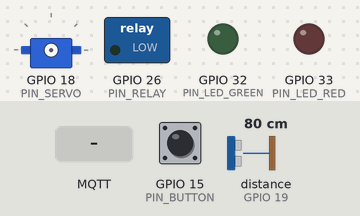
Recording of a sketch running on a simulated ESP32. Shown: servo, switched loads named in the sketch (green lamp = pin HIGH), output pins drawn as LEDs (lit = HIGH). The test bench sets the inputs (shaded band); at power-on: GPIO 15 (PIN_BUTTON) HIGH, distance to the obstacle (sensor on GPIO 19) 80 cm. The echo pulse lasts 58.3 µs per cm; WiFi joins after 1.5 s; servers stay silent unless stated; no MQTT or app messages arrive unless stated; pins used as bus, display or sensor lines are not drawn; what the sketch prints to the serial monitor is not drawn.

Above: at 0.0 s.
At 3.2 s:
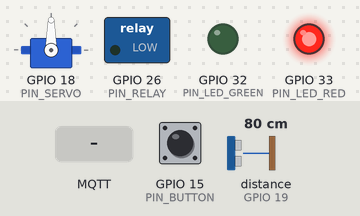
3.3 s: GPIO 15 (PIN_BUTTON) pulled LOW for 0.15 s
At 4.4 s:
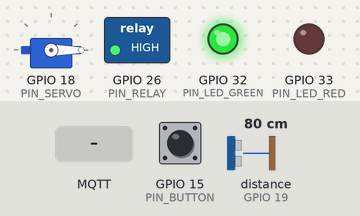
4.9 s: MQTT message "OPEN" arrives on the first subscribed topic
6.4 s: MQTT message "CLOSE" arrives on the first subscribed topic
7.9 s: MQTT message "-" arrives on the first subscribed topic
Timing chart, 0 to 34.8 s (numbered marks = the images above; inputs shaded):
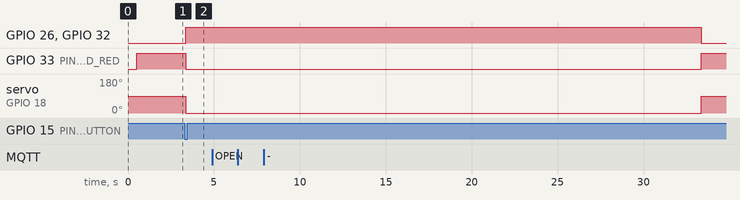

Measured:
- after the input at 3.3 s, GPIO 26 (PIN_RELAY), GPIO 32 (PIN_LED_GREEN): LOW → HIGH after 0.05 s; GPIO 33 (PIN_LED_RED): HIGH → LOW after 0.05 s; servo on GPIO 18 (PIN_SERVO): 90° → 0° after 0.05 s
- after the input at 4.9 s, every drawn part: stays the same
- after the input at 6.4 s, every drawn part: stays the same

The sketch:

smart_gate_esp32_wifi.ino
```cpp
/*
  ============================================================================
  SMART GATE ESP32 FIRMWARE (OnePass WiFi + MQTT Controller)
  ระบบควบคุมประตูไม้กั้นอัจฉริยะ OnePass IoT - รุ่นเชื่อมต่อไร้สาย
  บอร์ด: ESP32 Dev Module

  ใช้รุ่นนี้เมื่อ:
    - บอร์ด ESP32 ติดตั้งอยู่ที่ประตูจริงในโรงเรียน
    - เซิร์ฟเวอร์ (server.js) รันอยู่บน Plesk ของ hostatom (onepass.ongkharak.ac.th)
      ซึ่งอยู่คนละที่กับบอร์ด ต้องคุยกันผ่านอินเทอร์เน็ต (WiFi + MQTT)
    - ถ้าต้องการต่อ USB กับคอมโดยตรง ให้ใช้ smart_gate_esp32.ino (รุ่น Serial) แทน

  ไลบรารีที่ต้องติดตั้งก่อน (Arduino IDE > Tools > Manage Libraries):
    1. "ESP32Servo"   by Kevin Harrington
    2. "PubSubClient" by Nick O'Leary
    (WiFi.h และ WiFiClientSecure.h มีมาพร้อม ESP32 board package อยู่แล้ว)

  ก่อนอัปโหลด:
    1. คัดลอกไฟล์ secrets.example.h เป็น secrets.h (ไฟล์เดียวกัน โฟลเดอร์เดียวกัน)
    2. แก้ไขค่า WIFI_SSID / WIFI_PASSWORD / MQTT_BROKER / MQTT_USER / MQTT_PASSWORD
       ให้เป็นค่าจริงจาก HiveMQ Cloud ของโรงเรียน
    3. ตั้งค่าเซิร์ฟเวอร์ (.env บน Plesk) ให้มีตัวแปร MQTT_BROKER, MQTT_PORT,
       MQTT_USER, MQTT_PASSWORD, MQTT_TOPIC_COMMAND, MQTT_TOPIC_STATUS
       ตรงกับค่าเดียวกันที่ใส่ใน secrets.h ของบอร์ด

  การเชื่อมต่อขาพิน (เหมือนรุ่น Serial ทุกประการ):
    - Servo SG90 ไม้กั้น     : GPIO 18 (สายสัญญาณสีส้ม/เหลือง)
    - LED สีเขียว (อนุญาตผ่าน) : GPIO 32
    - LED สีแดง (รอสแกน/ปิด)  : GPIO 33
    - Relay กลอน/ไม้กั้น (ถ้ามี): GPIO 26
    - ปุ่มกดฉุกเฉิน (ถ้ามี)     : GPIO 15 (Active LOW)
    - Ultrasonic Trig (ถ้ามี) : GPIO 5
    - Ultrasonic Echo (ถ้ามี) : GPIO 19
  ============================================================================
*/

#include <WiFi.h>
#include <WiFiClientSecure.h>
#include <PubSubClient.h>
#include <ESP32Servo.h>
#include "secrets.h"

// ====================== กำหนดขาพิน ======================
#define PIN_SERVO        18
#define PIN_LED_GREEN    32
#define PIN_LED_RED      33
#define PIN_RELAY        26
#define PIN_BUTTON       15

// กำหนดองศา Servo ไม้กั้น (ปรับทิศทางตามการติดตั้งจริง: 0° = ยกขึ้นเปิดทาง, 90° = ยกลงปิดทาง)
#define SERVO_ANGLE_OPEN    0     // ยกไม้กั้นขึ้น (เปิดทาง)
#define SERVO_ANGLE_CLOSE   90    // ลดไม้กั้นลง (ปิดกั้นทาง)

#define PIN_TRIG         5
#define PIN_ECHO         19

Servo gateServo;
WiFiClientSecure secureClient;
WiFiClient plainClient;
PubSubClient mqttClient(MQTT_PORT == 8883 ? (Client&)secureClient : (Client&)plainClient);

// ตัวแปรสถานะ
bool isGateOpen = false;
unsigned long gateOpenTime = 0;
unsigned long gateHoldDuration = 30000;
String currentRequestId = "";

bool objectPassed = false;
unsigned long objectDetectTime = 0;

unsigned long lastReconnectAttempt = 0;
unsigned long lastHeartbeat = 0;

// ====================== ฟังก์ชันช่วยอ่านค่าจาก JSON แบบง่าย ======================
// (ไม่ใช้ไลบรารี ArduinoJson เพื่อลดภาระการติดตั้ง รองรับ JSON แบบ flat ตามที่เซิร์ฟเวอร์ส่งมา)
String extractJsonString(const String& json, const String& key) {
  String pattern = "\"" + key + "\"";
  int keyIdx = json.indexOf(pattern);
  if (keyIdx < 0) return "";
  int colonIdx = json.indexOf(':', keyIdx + pattern.length());
  if (colonIdx < 0) return "";
  int firstQuote = json.indexOf('"', colonIdx + 1);
  if (firstQuote < 0) return "";
  int secondQuote = json.indexOf('"', firstQuote + 1);
  if (secondQuote < 0) return "";
  return json.substring(firstQuote + 1, secondQuote);
}

long extractJsonInt(const String& json, const String& key, long defaultVal) {
  String pattern = "\"" + key + "\"";
  int keyIdx = json.indexOf(pattern);
  if (keyIdx < 0) return defaultVal;
  int colonIdx = json.indexOf(':', keyIdx + pattern.length());
  if (colonIdx < 0) return defaultVal;
  int start = colonIdx + 1;
  while (start < (int)json.length() && (json[start] == ' ')) start++;
  int end = start;
  while (end < (int)json.length() && (isDigit(json[end]) || json[end] == '-')) end++;
  if (end == start) return defaultVal;
  return json.substring(start, end).toInt();
}

// ====================== ฟังก์ชันวัดระยะ Ultrasonic (cm) ======================
long readUltrasonicCm() {
  digitalWrite(PIN_TRIG, LOW);
  delayMicroseconds(2);
  digitalWrite(PIN_TRIG, HIGH);
  delayMicroseconds(10);
  digitalWrite(PIN_TRIG, LOW);
  long duration = pulseIn(PIN_ECHO, HIGH, 25000);
  if (duration == 0) return 999;
  return duration * 0.034 / 2;
}

// ====================== ส่งสถานะกลับไปเซิร์ฟเวอร์ผ่าน MQTT ======================
void publishStatus(const String& json) {
  if (mqttClient.connected()) {
    mqttClient.publish(TOPIC_STATUS, json.c_str());
    Serial.print("[MQTT OUT] ");
    Serial.println(json);
  }
}

// ====================== เปิด / ปิด ไม้กั้น ======================
void openGate(int durationSec, String reqId) {
  isGateOpen = true;
  gateOpenTime = millis();
  gateHoldDuration = (unsigned long)durationSec * 1000UL;
  currentRequestId = reqId;
  objectPassed = false;
  objectDetectTime = 0;

  gateServo.write(SERVO_ANGLE_OPEN);
  digitalWrite(PIN_RELAY, HIGH);
  digitalWrite(PIN_LED_GREEN, HIGH);
  digitalWrite(PIN_LED_RED, LOW);

  String payload = "{\"door\":\"OPEN\",\"status\":\"OK\",\"requestId\":\"" + currentRequestId + "\"}";
  publishStatus(payload);
}

void closeGate(const String& reason) {
  isGateOpen = false;

  gateServo.write(SERVO_ANGLE_CLOSE);
  digitalWrite(PIN_RELAY, LOW);
  digitalWrite(PIN_LED_GREEN, LOW);
  digitalWrite(PIN_LED_RED, HIGH);

  String payload = "{\"door\":\"CLOSED\",\"status\":\"OK\",\"reason\":\"" + reason + "\",\"requestId\":\"" + currentRequestId + "\"}";
  publishStatus(payload);

  currentRequestId = "";
}

// ====================== รับคำสั่งจากเซิร์ฟเวอร์ผ่าน MQTT ======================
void mqttCallback(char* topic, byte* payloadBytes, unsigned int length) {
  String payload;
  payload.reserve(length + 1);
  for (unsigned int i = 0; i < length; i++) payload += (char)payloadBytes[i];

  Serial.print("[MQTT IN] ");
  Serial.println(payload);

  String cmd = extractJsonString(payload, "cmd");
  if (cmd == "OPEN") {
    long duration = extractJsonInt(payload, "duration", 30);
    if (duration <= 0) duration = 30;
    String reqId = extractJsonString(payload, "requestId");
    openGate((int)duration, reqId);
  } else if (cmd == "CLOSE") {
    closeGate("MANUAL_CLOSE");
  }
}

// ====================== เชื่อมต่อ WiFi ======================
void connectWiFi() {
  Serial.print("[WiFi] กำลังเชื่อมต่อ ");
  Serial.println(WIFI_SSID);
  WiFi.mode(WIFI_STA);
  WiFi.begin(WIFI_SSID, WIFI_PASSWORD);

  unsigned long startAttempt = millis();
  while (WiFi.status() != WL_CONNECTED && millis() - startAttempt < 20000) {
    delay(300);
    Serial.print(".");
  }

  if (WiFi.status() == WL_CONNECTED) {
    Serial.println();
    Serial.print("[WiFi] เชื่อมต่อสำเร็จ IP: ");
    Serial.println(WiFi.localIP());
  } else {
    Serial.println();
    Serial.println("[WiFi] เชื่อมต่อไม่สำเร็จ จะลองใหม่ใน loop()");
  }
}

// ====================== เชื่อมต่อ MQTT Broker ======================
bool connectMqtt() {
  if (MQTT_PORT == 8883) {
    secureClient.setInsecure(); // ข้ามการตรวจสอบใบรับรอง (เหมาะกับ HiveMQ Cloud ฟรี)
  }

  String clientId = "ESP32Gate-" + String((uint32_t)ESP.getEfuseMac(), HEX);
  Serial.print("[MQTT] กำลังเชื่อมต่อ ");
  Serial.println(MQTT_BROKER);

  if (mqttClient.connect(clientId.c_str(), MQTT_USER, MQTT_PASSWORD)) {
    Serial.println("[MQTT] เชื่อมต่อสำเร็จ!");
    mqttClient.subscribe(TOPIC_COMMAND);
    Serial.print("[MQTT] Subscribe: ");
    Serial.println(TOPIC_COMMAND);
    publishStatus("{\"status\":\"ONLINE\",\"device\":\"ESP32_GATE\"}");
    return true;
  }
  Serial.print("[MQTT] เชื่อมต่อไม่สำเร็จ rc=");
  Serial.println(mqttClient.state());
  return false;
}

void setup() {
  Serial.begin(115200);
  delay(500);

  pinMode(PIN_RELAY, OUTPUT);
  pinMode(PIN_LED_GREEN, OUTPUT);
  pinMode(PIN_LED_RED, OUTPUT);
  pinMode(PIN_BUTTON, INPUT_PULLUP);
  pinMode(PIN_TRIG, OUTPUT);
  pinMode(PIN_ECHO, INPUT);

  gateServo.setPeriodHertz(50);
  gateServo.attach(PIN_SERVO, 500, 2400);

  // เริ่มต้นที่สถานะปิด (ไม่ publish เพราะยังไม่เชื่อมต่อ MQTT)
  isGateOpen = false;
  gateServo.write(SERVO_ANGLE_CLOSE);
  digitalWrite(PIN_RELAY, LOW);
  digitalWrite(PIN_LED_GREEN, LOW);
  digitalWrite(PIN_LED_RED, HIGH);

  connectWiFi();

  mqttClient.setServer(MQTT_BROKER, MQTT_PORT);
  mqttClient.setCallback(mqttCallback);
  mqttClient.setBufferSize(512);

  if (WiFi.status() == WL_CONNECTED) {
    connectMqtt();
  }

  Serial.println("[ESP32_READY] OnePass Gate Controller Ready (WiFi/MQTT)");
}

void loop() {
  // 1. รักษาการเชื่อมต่อ WiFi
  if (WiFi.status() != WL_CONNECTED) {
    if (millis() - lastReconnectAttempt > 10000) {
      lastReconnectAttempt = millis();
      connectWiFi();
    }
    return;
  }

  // 2. รักษาการเชื่อมต่อ MQTT
  if (!mqttClient.connected()) {
    if (millis() - lastReconnectAttempt > 5000) {
      lastReconnectAttempt = millis();
      connectMqtt();
    }
  } else {
    mqttClient.loop();

    // ส่ง heartbeat ทุก 30 วินาที ให้เว็บรู้ว่าบอร์ดยังออนไลน์
    if (millis() - lastHeartbeat > 30000) {
      lastHeartbeat = millis();
      publishStatus("{\"status\":\"ONLINE\",\"device\":\"ESP32_GATE\"}");
    }
  }

  // 3. ตรวจสอบปุ่มเปิดฉุกเฉิน (GPIO 15)
  if (digitalRead(PIN_BUTTON) == LOW) {
    delay(50);
    if (digitalRead(PIN_BUTTON) == LOW) {
      openGate(30, "EMERGENCY_BTN");
      while (digitalRead(PIN_BUTTON) == LOW);
    }
  }

  // 4. จัดการขณะไม้กั้นกำลังเปิดอยู่
  if (isGateOpen) {
    unsigned long elapsed = millis() - gateOpenTime;

    long dist = readUltrasonicCm();
    if (dist >= 5 && dist <= 30) {
      objectPassed = true;
      objectDetectTime = millis();
    }
    if (objectPassed && (millis() - objectDetectTime >= 800)) {
      if (dist > 45 || dist == 999) {
        closeGate("SENSOR_PASSED");
        return;
      }
    }

    if (elapsed >= gateHoldDuration) {
      closeGate("TIMEOUT_30S");
      return;
    }
  }
}
```

secrets.h
```cpp
#ifndef SECRETS_H
#define SECRETS_H

// ============================================================================
// การตั้งค่า Wi-Fi และ MQTT สำหรับ ESP32
// ไฟล์นี้ไม่ถูกเก็บขึ้น git (อยู่ใน .gitignore แล้ว) แก้ไขค่าด้านล่างให้เป็นค่าจริง
// ============================================================================

// 1. การเชื่อมต่อ Wi-Fi (ต้องเป็น Wi-Fi 2.4 GHz เท่านั้น)
const char* WIFI_SSID     = "YOUR_WIFI_NAME";
const char* WIFI_PASSWORD = "YOUR_WIFI_PASSWORD";

// 2. การเชื่อมต่อ HiveMQ Cloud (MQTT Broker ฟรี)
// สามารถดูค่าพวกนี้ได้จากหน้า Dashboard ของ HiveMQ Cloud
const char* MQTT_BROKER   = "your-cluster-url.s1.eu.hivemq.cloud";
const int   MQTT_PORT     = 8883; // หรือ 1883 หากไม่ใช้ SSL
const char* MQTT_USER     = "your_mqtt_username";
const char* MQTT_PASSWORD = "your_mqtt_password";

// 3. MQTT Topics ที่ใช้คุยกับระบบเว็บ
const char* TOPIC_COMMAND = "school/gate/cmd";      // รับคำสั่งจากเว็บ: {"cmd": "OPEN", "duration": 5}
const char* TOPIC_STATUS  = "school/gate/status";   // ส่งสถานะกลับไปเว็บ: {"door": "CLOSED", "status": "ONLINE"}

#endif
```
